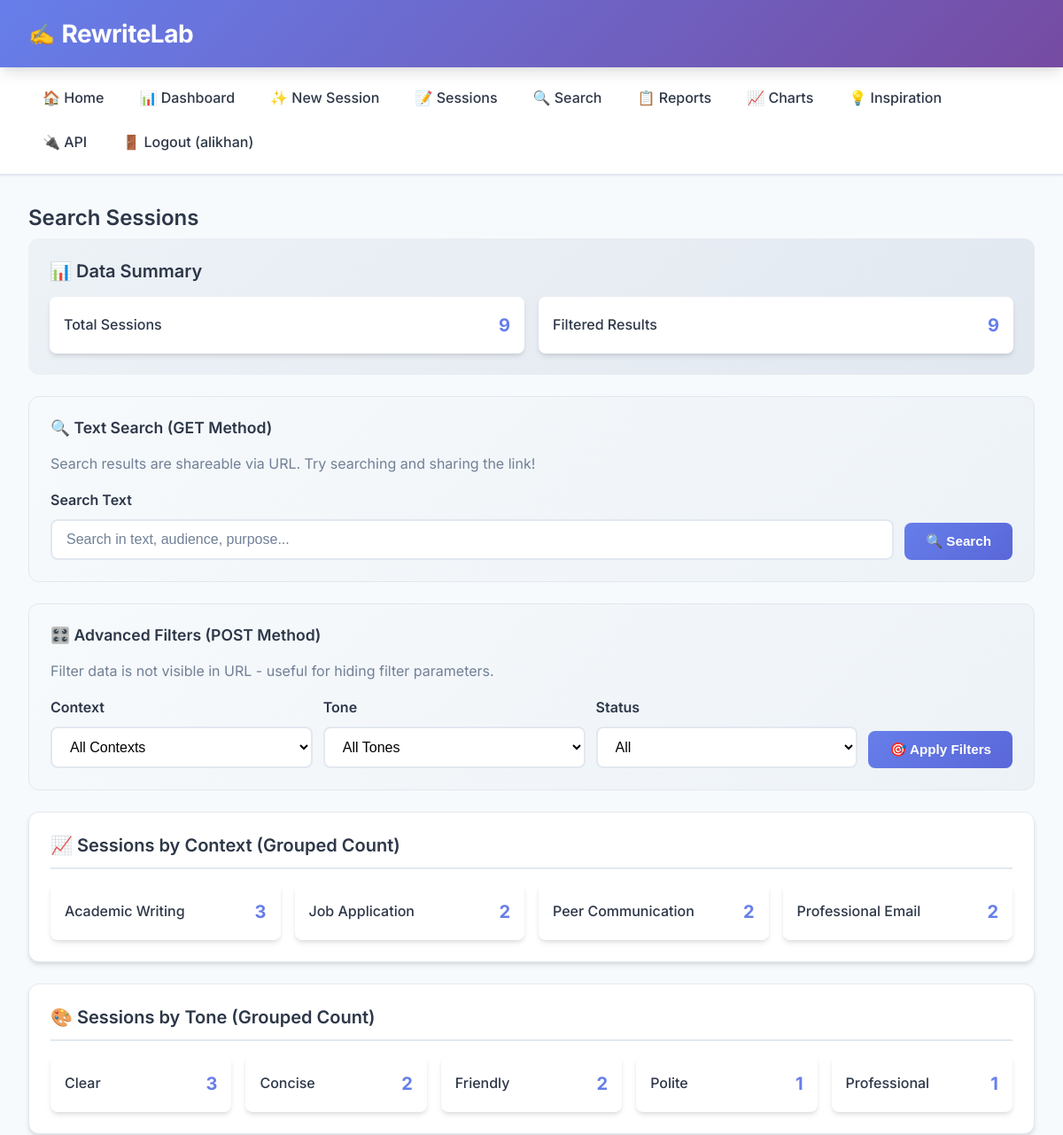
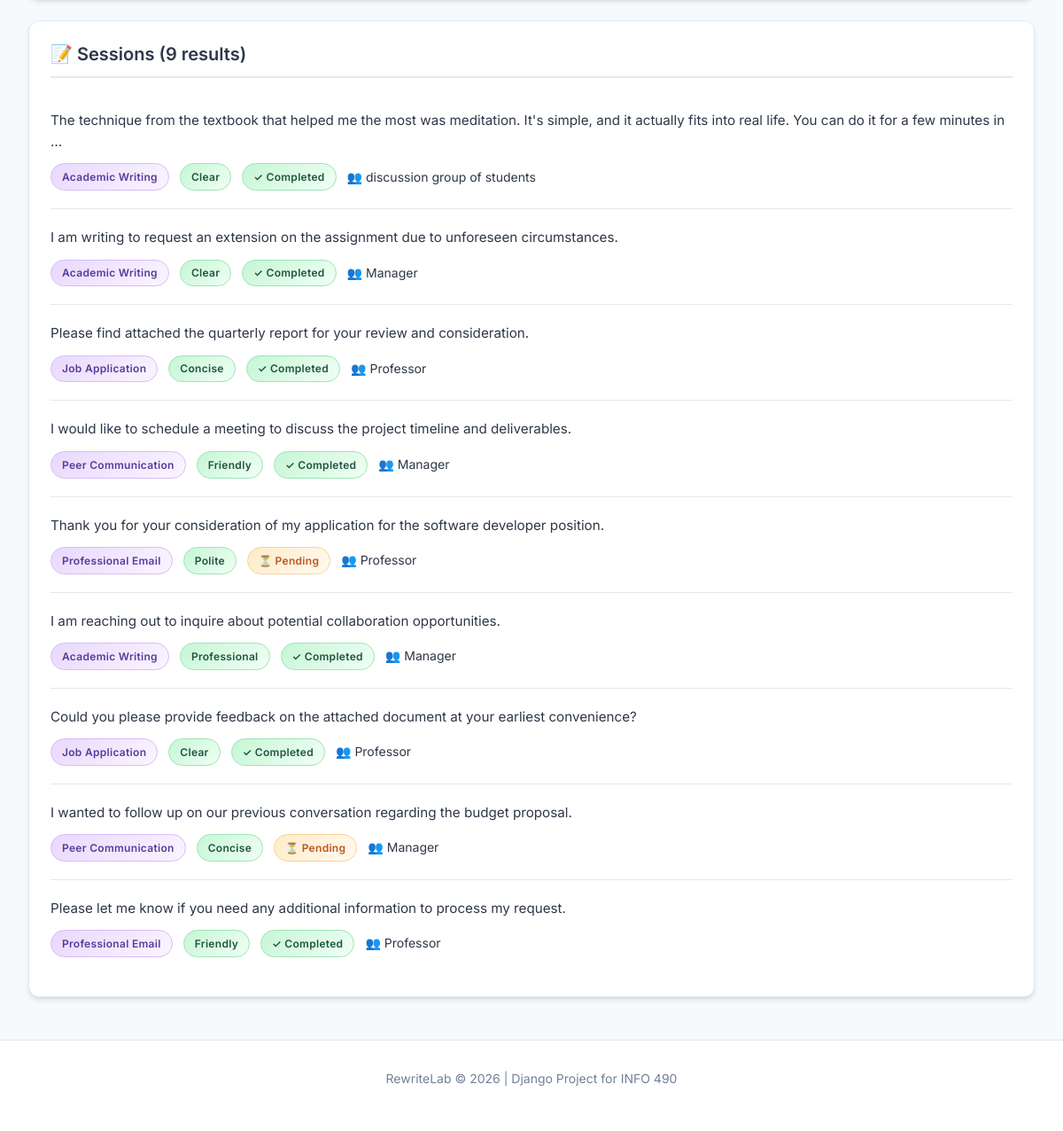
Screenshot of /search/ (signed in) with the database file from the repository (2 pictures, top to bottom).
### rewrites/models.py (models this page shows, shortened)
class RewriteContext(models.Model):
    name = models.CharField(
        max_length=100,
        unique=True,
        help_text="Name of the writing context (e.g., 'Professional Email')"
    )
    description = models.TextField(
        help_text="Detailed description of when this context should be used"
    )
    guidelines = models.TextField(
        help_text="Specific guidelines for the LLM when rewriting in this context"
    )
    is_active = models.BooleanField(
        default=True,
        help_text="Whether this context is available for users to select"
    )
    created_at = models.DateTimeField(auto_now_add=True)
    updated_at = models.DateTimeField(auto_now=True)
    class Meta:
        ordering = ['name']
        verbose_name = "Rewrite Context"
        verbose_name_plural = "Rewrite Contexts"

class ToneOption(models.Model):
    name = models.CharField(
        max_length=50,
        unique=True,
        help_text="Name of the tone (e.g., 'Polite', 'Professional')"
    )
    description = models.TextField(
        help_text="Description of what this tone conveys"
    )
    prompt_modifier = models.TextField(
        help_text="Instructions added to the LLM prompt to achieve this tone"
    )
    intensity_level = models.PositiveSmallIntegerField(
        default=5,
        help_text="Intensity level from 1 (subtle) to 10 (strong)"
    )
    is_active = models.BooleanField(
        default=True,
        help_text="Whether this tone is available for users to select"
    )
    created_at = models.DateTimeField(auto_now_add=True)
    updated_at = models.DateTimeField(auto_now=True)
    class Meta:
        ordering = ['name']
        verbose_name = "Tone Option"
        verbose_name_plural = "Tone Options"

class RewriteSession(models.Model):
    original_text = models.TextField(
        validators=[MinLengthValidator(10)],
        help_text="The original text submitted by the user for rewriting"
    )
    user = models.ForeignKey(
        settings.AUTH_USER_MODEL,
        on_delete=models.CASCADE,
        related_name='rewrite_sessions',
        null=True,
        blank=True,
        help_text="The user who created this session (null for legacy/anonymous)"
    )
    context = models.ForeignKey(
        RewriteContext,
        on_delete=models.PROTECT,
        related_name='sessions',
        help_text="The writing context selected for this rewrite"
    )
    tone = models.ForeignKey(
        ToneOption,
        on_delete=models.PROTECT,
        related_name='sessions',
        help_text="The tone selected for this rewrite"
    )
    audience = models.CharField(
        max_length=100,
        blank=True,
        default='',
        help_text="Optional: intended audience (e.g., 'professor', 'manager')"
    )
    purpose = models.CharField(
        max_length=200,
        blank=True,
        default='',
        help_text="Optional: purpose of the text (e.g., 'request extension', 'follow up')"
    )
    session_token = models.CharField(
        max_length=64,
        unique=True,
        help_text="Unique token to identify this session (for URL sharing)"
    )
    is_completed = models.BooleanField(
        default=False,
        help_text="Whether rewrites have been successfully generated"
    )
    created_at = models.DateTimeField(auto_now_add=True)
    updated_at = models.DateTimeField(auto_now=True)
    class Meta:
        ordering = ['-created_at']
        verbose_name = "Rewrite Session"
        verbose_name_plural = "Rewrite Sessions"
        constraints = [
            models.UniqueConstraint(
                fields=['original_text', 'context', 'tone'],
                name='unique_text_context_tone_combination'
            )
        ]
    def get_absolute_url(self):
        return reverse('rewrites:session_detail', kwargs={'pk': self.pk})

### rewrites/views.py (the view, shortened to what this page needs)
# urls.py: path('search/', views.search, name='search'),  # GET & POST search
@login_required(login_url='rewrites:login')
def search(request):
    sessions = RewriteSession.objects.select_related('context', 'tone').all()
    contexts = RewriteContext.objects.filter(is_active=True)
    tones = ToneOption.objects.filter(is_active=True)
    get_query = request.GET.get('q', '')
    if get_query:
        sessions = sessions.filter(
            Q(original_text__icontains=get_query) |
            Q(audience__icontains=get_query) |
            Q(purpose__icontains=get_query)
        )
    post_context = None
    post_tone = None
    post_status = None
    total_count = RewriteSession.objects.count()
    filtered_count = sessions.count()
    sessions_by_context = RewriteSession.objects.values('context__name').annotate(
        count=Count('id')
    ).order_by('-count')
    sessions_by_tone = RewriteSession.objects.values('tone__name').annotate(
        count=Count('id')
    ).order_by('-count')
    context = {
        'title': 'Search Sessions',
        'sessions': sessions,
        'contexts': contexts,
        'tones': tones,
        'get_query': get_query,
        'post_context': post_context,
        'post_tone': post_tone,
        'post_status': post_status,
        'total_count': total_count,
        'filtered_count': filtered_count,
        'sessions_by_context': sessions_by_context,
        'sessions_by_tone': sessions_by_tone,
    }
    return render(request, 'rewrites/search.html', context)

### rewrites/templates/rewrites/search.html (shortened to what this page needs)
{% extends 'base.html' %}
{% block content %}
<h2>{{ title }}</h2>
<div class="summary-section">
    <h3>📊 Data Summary</h3>
    <div class="summary-grid">
        <div class="summary-item">
            <span class="label">Total Sessions</span>
            <span class="value">{{ total_count }}</span>
        </div>
        <div class="summary-item">
            <span class="label">Filtered Results</span>
            <span class="value">{{ filtered_count }}</span>
        </div>
    </div>
</div>
<div class="search-section">
    <h3>🔍 Text Search (GET Method)</h3>
    <p class="text-muted mb-2">Search results are shareable via URL. Try searching and sharing the link!</p>
    <form method="GET" action="{% url 'rewrites:search' %}" class="form-inline">
        <div class="form-group">
            <label for="q">Search Text</label>
            <input type="text" id="q" name="q" value="{{ get_query }}"
                   class="form-control" placeholder="Search in text, audience, purpose...">
        </div>
        <button type="submit" class="btn btn-primary">🔍 Search</button>
    </form>
</div>
<div class="search-section">
    <h3>🎛️ Advanced Filters (POST Method)</h3>
    <p class="text-muted mb-2">Filter data is not visible in URL - useful for hiding filter parameters.</p>
    <form method="POST" action="{% url 'rewrites:search' %}" class="form-inline">
        <div class="form-group">
            <label for="context">Context</label>
            <select name="context" id="context" class="form-control">
                <option value="">All Contexts</option>
            </select>
        </div>
        <div class="form-group">
            <label for="tone">Tone</label>
            <select name="tone" id="tone" class="form-control">
                <option value="">All Tones</option>
            </select>
        </div>
        <div class="form-group">
            <label for="status">Status</label>
            <select name="status" id="status" class="form-control">
                <option value="">All</option>
            </select>
        </div>
        <button type="submit" class="btn btn-primary">🎯 Apply Filters</button>
    </form>
</div>
<div class="card">
    <h3>📈 Sessions by Context (Grouped Count)</h3>
    <div class="summary-grid">
        {% for item in sessions_by_context %}
        <div class="summary-item">
            <span class="label">{{ item.context__name }}</span>
            <span class="value">{{ item.count }}</span>
        </div>
        {% empty %}
        <p class="text-muted">No data available</p>
        {% endfor %}
    </div>
</div>
<div class="card">
    <h3>🎨 Sessions by Tone (Grouped Count)</h3>
    <div class="summary-grid">
        {% for item in sessions_by_tone %}
        <div class="summary-item">
            <span class="label">{{ item.tone__name }}</span>
            <span class="value">{{ item.count }}</span>
        </div>
        {% empty %}
        <p class="text-muted">No data available</p>
        {% endfor %}
    </div>
</div>
<div class="card">
    <h3>📝 Sessions ({{ filtered_count }} results)</h3>
    {% for session in sessions %}
    <div class="session-item">
        <div class="text-preview">
            <a href="{{ session.get_absolute_url }}">
                {{ session.original_text|truncatewords:30 }}
            </a>
        </div>
        <div class="session-meta">
            <span class="badge badge-context">{{ session.context.name }}</span>
            <span class="badge badge-tone">{{ session.tone.name }}</span>
            {% if session.is_completed %}
            <span class="badge badge-completed">✓ Completed</span>
            {% else %}
            <span class="badge badge-pending">⏳ Pending</span>
            {% endif %}
            {% if session.audience %}
            <span>👥 {{ session.audience }}</span>
            {% endif %}
        </div>
    </div>
    {% empty %}
    <div class="empty-state">
        <h3>No Sessions Found</h3>
        <p>No sessions match your search criteria.</p>
        <p>Try adjusting your filters or <a href="{% url 'rewrites:search' %}">clear all filters</a>.</p>
    </div>
    {% endfor %}
</div>
{% endblock %}

### templates/base.html (shortened to what this page needs)
{% load static %}
<!DOCTYPE html>
<html lang="en">
<head>
    <link rel="stylesheet" href="{% static 'css/styles.css' %}?v=1.0">
</head>
<body>
    <header>
        <h1><a href="{% url 'rewrites:home' %}"><span class="logo-icon">✍️</span> RewriteLab</a></h1>
    </header>
    <nav>
        <ul>
            <li><a href="{% url 'rewrites:home' %}">🏠 Home</a></li>
            {% if user.is_authenticated %}
            <li><a href="{% url 'rewrites:dashboard' %}">📊 Dashboard</a></li>
            <li><a href="{% url 'rewrites:session_create' %}">✨ New Session</a></li>
            <li><a href="{% url 'rewrites:session_cbv_generic' %}">📝 Sessions</a></li>
            <li><a href="{% url 'rewrites:search' %}">🔍 Search</a></li>
            <li><a href="{% url 'rewrites:reports' %}">📋 Reports</a></li>
            <li><a href="{% url 'rewrites:vegalite_charts' %}">📈 Charts</a></li>
            <li><a href="{% url 'rewrites:external_quotes' %}">💡 Inspiration</a></li>
            <li><a href="{% url 'rewrites:api_summary' %}">🔌 API</a></li>
            <li><a href="{% url 'rewrites:logout' %}">🚪 Logout ({{ user.username }})</a></li>
            {% else %}
            <li><a href="{% url 'rewrites:login' %}">🔐 Login</a></li>
            <li><a href="{% url 'rewrites:register' %}">📝 Sign Up</a></li>
            {% endif %}
        </ul>
    </nav>
    <main>
        {% block content %}{% endblock %}
    </main>
    <footer>
        <p>RewriteLab &copy; 2026 | Django Project for INFO 490</p>
    </footer>
</body>
</html>

### rows the page displays
RewriteContext: context__name "Peer Communication", count "2"
ToneOption: tone__name "Friendly", count "2"
RewriteSession: original_text "The technique from the textbook that helped me the most was meditation. It's simple, and it actually fits into real life. You can do it for a few minutes in …", context.name "Academic Writing", tone.name "Clear", is_completed "✓ Completed", audience "discussion group of students"
RewriteSession: original_text "I am writing to request an extension on the assignment due to unforeseen circumstances.", context.name "Academic Writing", tone.name "Clear", is_completed "✓ Completed", audience "Manager"
RewriteSession: original_text "Please find attached the quarterly report for your review and consideration.", context.name "Job Application", tone.name "Concise", is_completed "✓ Completed", audience "Professor"
RewriteSession: original_text "I would like to schedule a meeting to discuss the project timeline and deliverables.", context.name "Peer Communication", tone.name "Friendly", is_completed "✓ Completed", audience "Manager"
RewriteSession: original_text "Thank you for your consideration of my application for the software developer position.", context.name "Professional Email", tone.name "Polite", is_completed "⏳ Pending", audience "Professor"
RewriteSession: original_text "I am reaching out to inquire about potential collaboration opportunities.", context.name "Academic Writing", tone.name "Professional", is_completed "✓ Completed", audience "Manager"
RewriteSession: original_text "Could you please provide feedback on the attached document at your earliest convenience?", context.name "Job Application", tone.name "Clear", is_completed "✓ Completed", audience "Professor"
RewriteSession: original_text "I wanted to follow up on our previous conversation regarding the budget proposal.", context.name "Peer Communication", tone.name "Concise", is_completed "⏳ Pending", audience "Manager"
RewriteSession: original_text "Please let me know if you need any additional information to process my request.", context.name "Professional Email", tone.name "Friendly", is_completed "✓ Completed", audience "Professor"

### other values shown
{{ user.username }} "alikhan"
{{ title }} "Search Sessions"
{{ total_count }} "9"
{{ filtered_count }} "9"
{{ item.context__name }} "Academic Writing" "Job Application" "Professional Email"
{{ item.count }} "3" "2" "2"
{{ item.tone__name }} "Clear" "Concise" "Polite" "Professional"
{{ item.count }} "3" "2" "1" "1"
